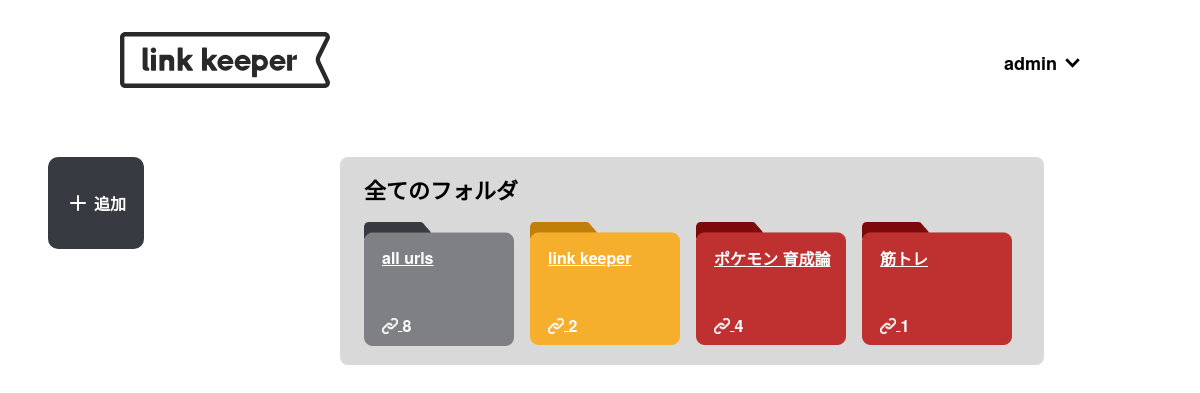
/userpage (signed in), run on an earlier commit of the app's database.
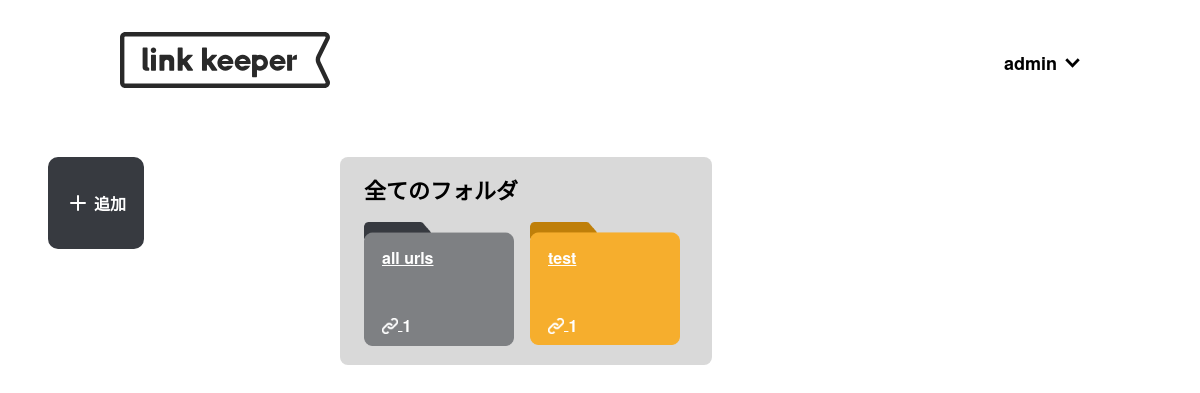
And on a later commit of the database.
### model.py (models this page shows, shortened)
class User(db.Model, UserMixin):
    __tablename__ = 'user'
    user_id = db.Column(db.Integer, primary_key=True, autoincrement=True)
    username = db.Column(db.String(255), nullable=False)
    email = db.Column(db.String(255), nullable=False, unique=True)
    password = db.Column(db.String(255), nullable=False)

class Folder(db.Model):
    __tablename__ = 'folder'
    folder_id = db.Column(db.Integer, primary_key=True, autoincrement=True)
    user_id = db.Column(db.Integer, db.ForeignKey('user.user_id'), nullable=False)
    folder_name = db.Column(db.String(255), nullable=False)
    folder_color_id = db.Column(db.Integer, db.ForeignKey('folder_color.folder_color_id'), nullable=False)
    folder_color = db.relationship('FolderColor', backref='folders')
    urls = db.relationship('Url', backref='folder', cascade="all, delete-orphan", lazy='dynamic')
    __table_args__ = (db.UniqueConstraint('user_id', 'folder_name', name='unique_folder_name_per_user'),)

### routes.py (the view)
@app.route('/userpage')
@login_required
def userpage():
    from model import Folder, Url
    folders = Folder.query.filter_by(user_id=current_user.user_id).all()
    url_count = Url.query.count()
    return render_template('userpage.html',folders=folders, url_count=url_count)

### routes.py (called while the page is built)
@login_manager.user_loader
def load_user(user_id):
    from model import User
    return User.query.get(int(user_id))

### templates/userpage.html (shortened to what this page needs)
{% extends "header.html" %}
{% block content %}
<main class="user-main">
    <div class="toolbar">
        <div class="toolbar-button">
            <div class="toolbar-button-icon">
                <svg xmlns="http://www.w3.org/2000/svg" width="24" height="24" viewBox="0 0 24 24" fill="none" stroke-width="2" stroke-linecap="round" stroke-linejoin="round" class="feather feather-plus"><line x1="12" y1="5" x2="12" y2="19"></line><line x1="5" y1="12" x2="19" y2="12"></line></svg>
                <p>追加</p>
            </div>
        </div>
    </div>
    <section class="folder-box">
        <h2>全てのフォルダ</h2>
        <div class="folder-box-div">
            <a href="{{ url_for('allurl') }}">
                <div class="folder-litter gray">
                    <div class="folder-title"><p>all urls</p></div>
                        <div class="folder-litter-div">
                            <img src="{{ url_for('static', filename='img/link.svg')}}">
                            <a class="folder-litter-div-a">{{ url_count }}</a>
                        </div>
                </div>
            </a>
            {% for folder in folders %}
            <a href="{{ url_for('folder', folder_id=folder.folder_id, folder_name=folder.folder_name) }}">
                <div class="folder-litter {{ folder.folder_color.color }}">
                    <div class="folder-title"><p>{{ folder.folder_name | safe}}</p></div>
                        <div class="folder-litter-div">
                            <img src="{{ url_for('static', filename='img/link.svg')}}">
                            <a class="folder-litter-div-a">{{ folder.urls.all()|length }}</a>
                        </div>
                </div>
            </a>
            {% endfor %}
        </div>
    </section>
</main>
{% endblock %}

### templates/header.html (shortened to what this page needs)
<!DOCTYPE html>
<html lang="ja">
<head>
    <link rel="stylesheet" href="https://cdn.jsdelivr.net/npm/destyle.css@3.0.2/destyle.css">
    <link href="{{ url_for('static', filename='css/style.css') }}" rel="stylesheet" />
</head>
</html>
<body>
    <header class="header wrapper">
        <a class="logo" href="{{ url_for('index') }}">
            <img  src="{{ url_for('static', filename='img/Link-keeper.svg') }}">
        </a>
        <a class="user">
            {% if current_user.is_authenticated %}
                <h2>{{ current_user.username }}</h2>
            {% else %}
                <h2>Guest</h2>
            {% endif %}
        <img src="{{ url_for('static', filename='img/arrow.svg') }}">
        </a>
    </header>
    {% block content %}
    {% endblock %}
</body>
</html>

### static/css/style.css (style rules this page uses)
:root { --red: #BF3131; --yellow: #F6AE2D; --blue: #21BBEC; --green: #60D286; --gray: #7E8083; }
body { margin: 0px; padding: 0px; }
h1, h2 { font-weight: bold; }
.wrapper { margin: 32px 120px; }
input, ul, li, h2 { margin: 0; padding: 0; background: none; border: none; border-radius: 0; outline: none; -webkit-appearance: none; -moz-appearance: none; appearance: none; list-style: none; }
.logo img { height: 56px; width: auto; }
.user img { height: 10px; width: auto; margin-left: 8px; }
.user h2 { font-size: 18px; }
.user { align-items: center; display: flex; position: absolute; right: 0; text-decoration: none; color: black; transition: 0.4s; justify-content: center; align-items: center; }
.header { display: flex; align-items: center; position:relative; z-index: 10; }
.folder-box { position: relative; background-color: #D9D9D9; max-width: 75%; width: auto; height: auto; float: left; padding: 16px; border-radius: 8px; margin: 32px 64px; z-index: 1; }
.folder-box-div { margin: 8px 0 0 8px; width: 100%; overflow-x: scroll; white-space: nowrap; display: flex; }
.folder-litter { width: 150px; background-size: cover; background-size: contain; background-repeat: no-repeat; display: inline-block; flex-direction: column; padding: 8px; box-sizing: border-box; flex-shrink: 0; margin: 6px 16px 0 0; }
.folder-litter p, .folder-litter a { font-size: 16px; font-weight: bold; color: white; padding: 0; margin: 0; }
.folder-title { margin: 18px 0 0 10px; width: 128px; height: 18px; word-wrap: break-word; white-space: normal; }
.folder-title p { word-break: break-all; }
.folder-litter-div { display: inline-block; width: auto; margin: 48px 0 4px 10px; vertical-align: middle; }
.folder-litter-div-a { margin-left: 2px; margin-bottom: 1px; vertical-align: middle; height: 16px; }
.folder-litter-div a img { width: 16px; vertical-align: middle; }
.folder-box h2 { margin-left: 8px; font-size: 22px; }
.user-main { display: flex; position: relative; z-index: 1; }
.toolbar { margin: 32px 48px; width: 15%; }
.toolbar-button { background: #373A40; border: 2px solid #373A40; font-weight: bold; border-radius: 10px; color: white; width: auto; padding: 16px; display: inline-block; transition: .3s; text-align: center; cursor: pointer; }
.toolbar-button-icon svg { stroke: #ffffff; transition: .3s; cursor: pointer; }
.toolbar-button-icon { display: flex; align-items: center; }
.toolbar-button-icon p { margin-left: 4px; }
.folder-litter a { font-style: none; }

What changed in the data, as far as the page shows it:
removed Folder: folder_name "link keeper", urls.all|length "2"
removed Folder: folder_name "ポケモン 育成論", urls.all|length "4"
removed Folder: folder_name "筋トレ", urls.all|length "1"
added Folder: folder_name "test", urls.all|length "1"
Also different on the page:
{{ url_count }}: "8" → "1"
